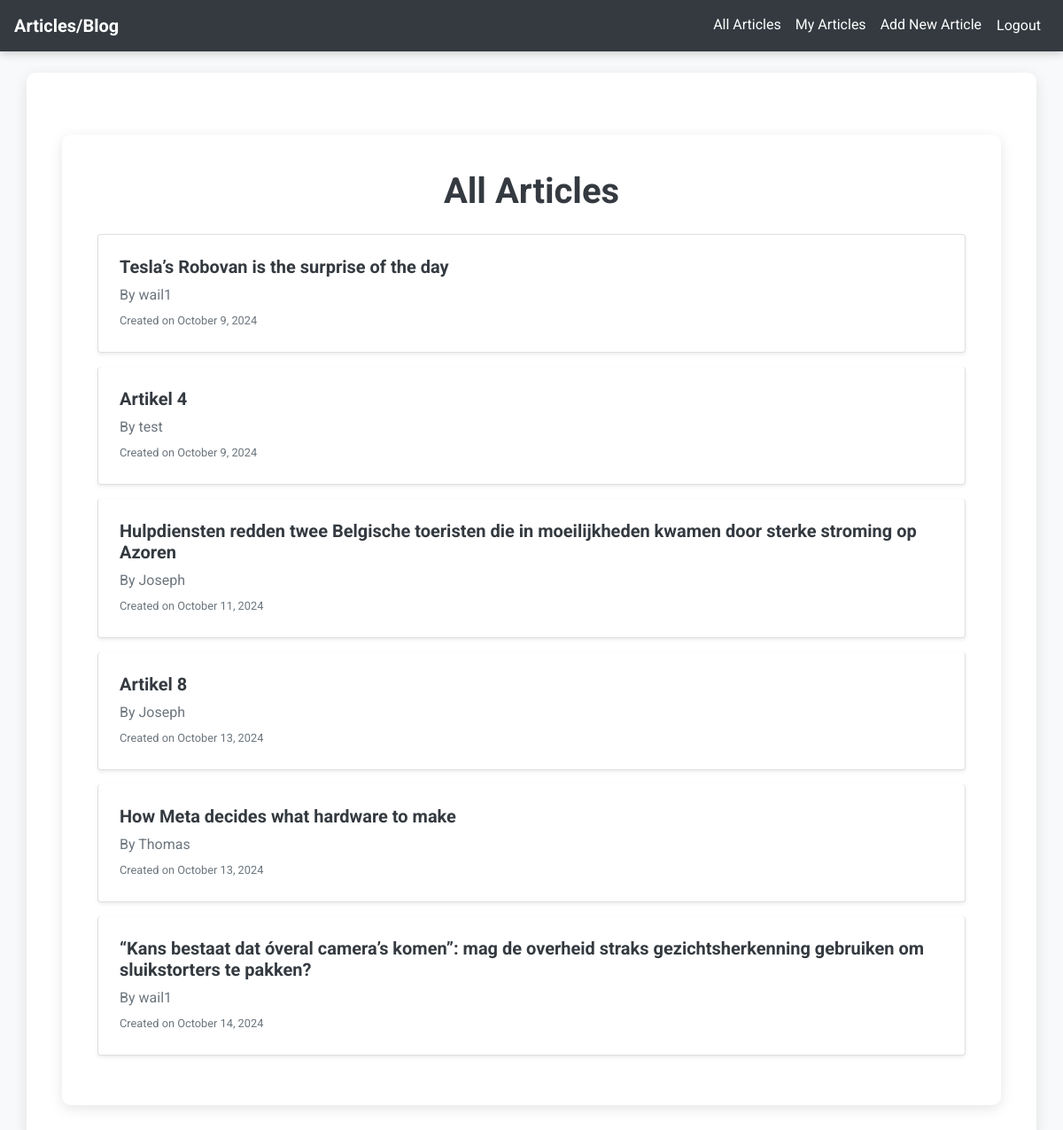
The app's page / (signed in) with its own data.
### blog/models.py (models this page shows, shortened)
class Article(models.Model):
    title = models.CharField(max_length=200)
    content = models.TextField()
    author = models.ForeignKey(User, on_delete=models.CASCADE)
    created_at = models.DateTimeField(auto_now_add=True)

### blog/views.py (the view)
# urls.py: path('', views.all_articles, name='all_articles'),  # Rediriger vers all_articles par défaut
def all_articles(request):
    articles = Article.objects.all()
    return render(request, 'blog/all_articles.html', {'articles': articles})

### blog/templates/blog/all_articles.html (shortened to what this page needs)
{% extends 'base.html' %}
{% block content %}
  <div class="container">
    <h1 class="mb-4 text-center">All Articles</h1>
    <ul class="list-group">
      {% for article in articles %}
        <li class="list-group-item mb-3 p-4 shadow-sm rounded">
          <h5 class="article-title">
            <a href="{% url 'article_detail' article.id %}" class="text-dark font-weight-bold">{{ article.title }}</a>
          </h5>
          <p class="mb-1 text-muted">By {{ article.author }}</p>
          <small class="text-muted">Created on {{ article.created_at|date:"F j, Y" }}</small>
        </li>
      {% empty %}
        <li class="list-group-item text-center">
          <p>No articles available at the moment. Check back later!</p>
        </li>
      {% endfor %}
    </ul>
  </div>
{% endblock %}

### blog/templates/base.html (style rules this page uses)
body { font-family: "Roboto", sans-serif; background-color: #f8f9fa; }
.container { background-color: #ffffff; padding: 40px; border-radius: 10px; box-shadow: 0 4px 15px rgba(0, 0, 0, 0.1); margin-top: 30px; }
h1, h2 { color: #343a40; font-weight: bold; }

### records on screen
Article: title "Tesla’s Robovan is the surprise of the day", author "wail1", created_at "October 9, 2024"
Article: title "Artikel 4", author "test", created_at "October 9, 2024"
Article: title "Hulpdiensten redden twee Belgische toeristen die in moeilijkheden kwamen door sterke stroming op Azoren", author "Joseph", created_at "October 11, 2024"
Article: title "Artikel 8", author "Joseph", created_at "October 13, 2024"
Article: title "How Meta decides what hardware to make", author "Thomas", created_at "October 13, 2024"
Article: title "“Kans bestaat dat óveral camera’s komen”: mag de overheid straks gezichtsherkenning gebruiken om sluikstorters te pakken?", author "wail1", created_at "October 14, 2024"
